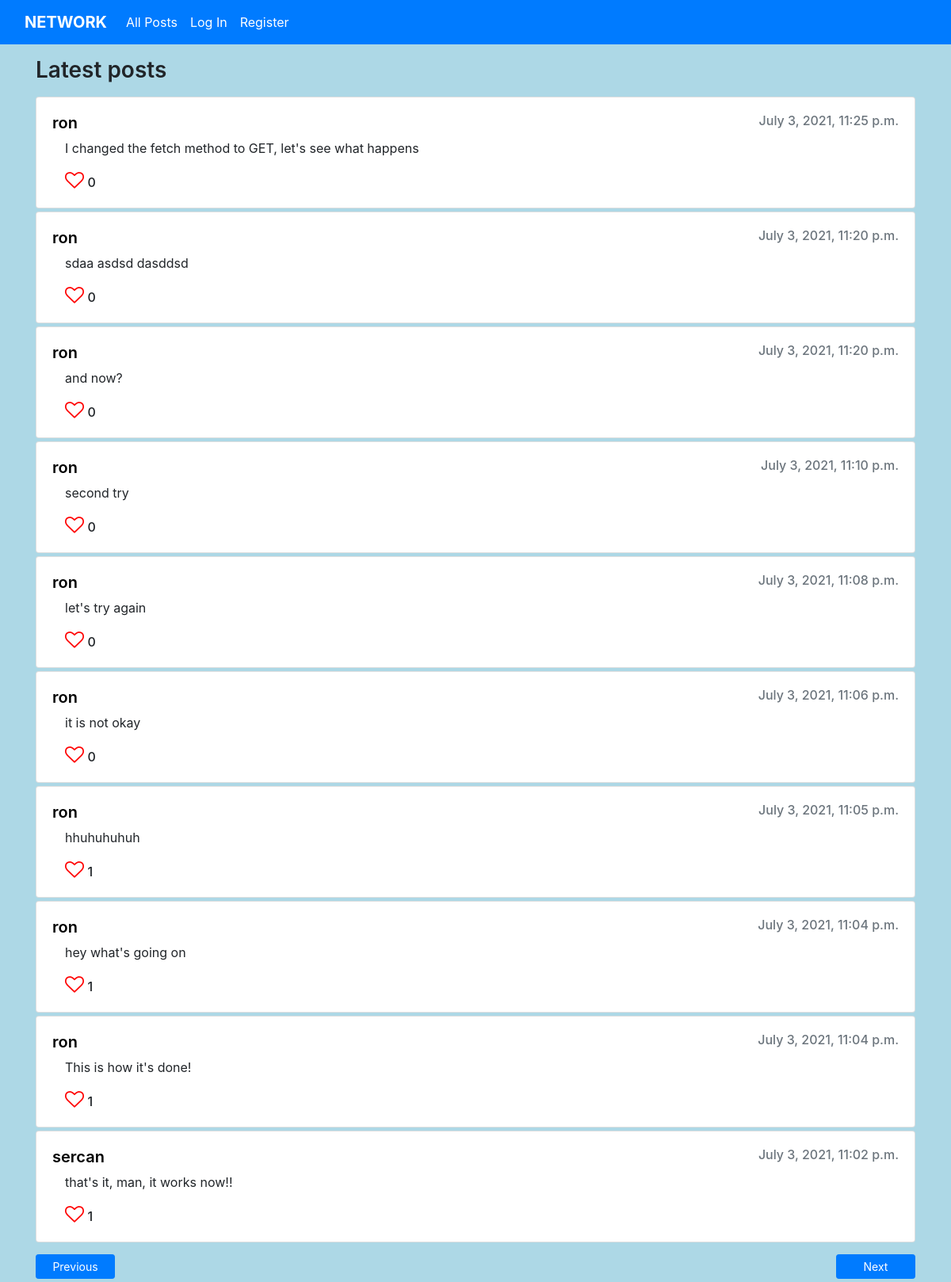
Page /3 on the committed database.
### network/models.py (models this page shows)
class Post(models.Model):
    user = models.ForeignKey(User, on_delete=models.CASCADE)
    content = models.CharField(max_length=200)
    created = models.DateTimeField(default=datetime.now())
    updated = models.DateTimeField(default=datetime.now())

class User(AbstractUser):
    pass

### network/views.py (the view)
# urls.py: path("", views.index, name="index"),
def index(request, page=1):
    start = 0
    end = 0
    previous = 0
    if page == 1:
        start = 0
        end = 10
    else:
        end = page * 10
        start = end - 10
        previous = page - 1
    posts = Post.objects.all().order_by('created').reverse()[start:end]
    user = request.user
    postLikesTotal = {}
    userLikes = {}
    for p in posts:
        likes = Like.objects.filter(post_id = p.id)
        if likes:
            postLikesTotal[p.id] = len(likes)
        else:
            postLikesTotal[p.id] = 0
        userLike = Like.objects.filter(user_id = user.id).filter(post_id = p.id)
        if userLike:
            userLikes[p.id] = True
        else:
            userLikes[p.id] = False
    return render(request, "network/index.html", {
        "posts": posts,
        "postLikesTotal": postLikesTotal,
        "userLikes": userLikes,
        "next": page + 1,
        "previous": previous,
    })

### network/views.py (called while the page is built)
@register.filter
def get_item(dictionary, key):
    return dictionary.get(key)

### network/templates/network/index.html (shortened to what this page needs)
{% extends "network/layout.html" %}
{% load static %}
{% block body %}
    {% if posts %}
        <h3 class="mb-3 mt-3" style="font-weight: 600;">Latest posts</h3>
        <section id="latestPostsSection">
            {% for p in posts %}
            <div class="card mb-1">
                <div class="card-body">
                    <div class="cardHeading-{{ p.id }}" style="display: flex; justify-content: space-between; vertical-align: middle;">
                        <a href="{% url 'profile' p.user.id %}" style="text-decoration: none; color: black; margin: 0px; vertical-align: middle;">
                            <h5 class="card-title" style="font-weight: 600; margin: 0px;">{{ p.user.username }}</h5>
                        </a>
                        <h6 class="card-subtitle mb-2 text-muted" style="margin: 0px !important;">{{ p.created }}</h6>
                    </div>
                    <p class="card-text ml-3 mt-2" data-content="{{ p.id }}">{{ p.content }}</p>
                    <div class="iconGroup-{{ p.id }}">
                        <a href="javascript:void(0)" class="card-link ml-3">
                        {% if userLikes|get_item:p.id %}
                            <i class="fa fa-heart like" style="font-size:24px; color:red" data-postid="{{ p.id }}"></i>
                        {% else %}
                            <i class="fa fa-heart-o like" style="font-size:24px; color:red" data-postid="{{ p.id }}"></i>
                        {% endif %}
                        </a>
                        {% if postLikesTotal|length > 0 %}
                            <p style="font-weight: 500; display: inline;" id="{{ p.id }}">{{ postLikesTotal|get_item:p.id }}</p>
                        {%endif%}
                    </div>
                </div>
            </div>
            {% endfor %}
        </section>
        <div style="margin-top: 15px; margin-bottom: 50px;">
            {% if previous != 0 %}
            <a href="{% url 'index' previous %}" class="btn btn-sm btn-primary" style="width: 100px; float: left;">Previous</a>
            {% endif %}
            {% if not posts|length < 10 %}
            <a href="{% url 'index' next %}" class="btn btn-sm btn-primary" style="width: 100px; float:right;">Next</a>
            {% endif %}
        </div>
    {% else %}
          <div>No posts.</div>
    {% endif %}
{% endblock %}

### rows in the picture
Post: user.username "ron", created "July 3, 2021, 11:25 p.m.", content "I changed the fetch method to GET, let's see what happens", id "0"
Post: user.username "ron", created "July 3, 2021, 11:20 p.m.", content "sdaa asdsd dasddsd", id "0"
Post: user.username "ron", created "July 3, 2021, 11:20 p.m.", content "and now?", id "0"
Post: user.username "ron", created "July 3, 2021, 11:10 p.m.", content "second try", id "0"
Post: user.username "ron", created "July 3, 2021, 11:08 p.m.", content "let's try again", id "0"
Post: user.username "ron", created "July 3, 2021, 11:06 p.m.", content "it is not okay", id "0"
Post: user.username "ron", created "July 3, 2021, 11:05 p.m.", content "hhuhuhuhuh", id "1"
Post: user.username "ron", created "July 3, 2021, 11:04 p.m.", content "hey what's going on", id "1"
Post: user.username "ron", created "July 3, 2021, 11:04 p.m.", content "This is how it's done!", id "1"
Post: user.username "sercan", created "July 3, 2021, 11:02 p.m.", content "that's it, man, it works now!!", id "1"
